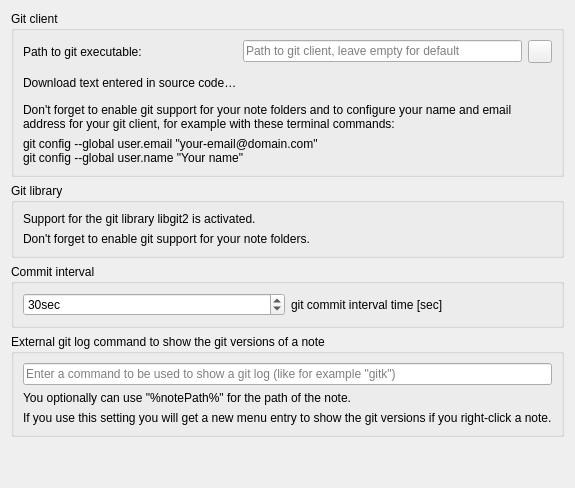
           <widget class="QWidget" name="gitPage">
            <layout class="QGridLayout" name="gridLayout_48">
             <item row="5" column="1">
              <spacer name="verticalSpacer_13">
               <property name="orientation">
                <enum>Qt::Vertical</enum>
               </property>
               <property name="sizeHint" stdset="0">
                <size>
                 <width>20</width>
                 <height>40</height>
                </size>
               </property>
              </spacer>
             </item>
             <item row="3" column="1">
              <widget class="QGroupBox" name="groupBox_22">
               <property name="title">
                <string>Commit interval</string>
               </property>
               <layout class="QHBoxLayout" name="horizontalLayout_9">
                <item>
                 <widget class="QSpinBox" name="gitCommitIntervalTime">
                  <property name="suffix">
                   <string extracomment="seconds">sec</string>
                  </property>
                  <property name="minimum">
                   <number>1</number>
                  </property>
                  <property name="maximum">
                   <number>9999999</number>
                  </property>
                  <property name="value">
                   <number>30</number>
                  </property>
                 </widget>
                </item>
                <item>
                 <widget class="QLabel" name="gitCommitIntervalTimeLabel">
                  <property name="toolTip">
                   <string>You might run into sync troubles with older versions of ownCloud sync when going far below 10 sec.
Just test yourself if you get sync conflicts and set a higher value if so.</string>
                  </property>
                  <property name="text">
                   <string>git commit interval time [sec]</string>
                  </property>
                 </widget>
                </item>
               </layout>
              </widget>
             </item>
             <item row="4" column="1">
              <widget class="QGroupBox" name="groupBox_23">
               <property name="title">
                <string>External git log command to show the git versions of a note</string>
               </property>
               <layout class="QGridLayout" name="gridLayout_50">
                <item row="0" column="0">
                 <widget class="QLineEdit" name="gitLogCommandLineEdit">
                  <property name="placeholderText">
                   <string extracomment="Please don't translate &quot;%notePath%&quot;">Enter a command to be used to show a git log (like for example &quot;gitk&quot;)</string>
                  </property>
                  <property name="clearButtonEnabled">
                   <bool>true</bool>
                  </property>
                 </widget>
                </item>
                <item row="1" column="0">
                 <widget class="QLabel" name="label_25">
                  <property name="text">
                   <string extracomment="Please don't translate &quot;%notePath%&quot;">You optionally can use &quot;%notePath%&quot; for the path of the note.</string>
                  </property>
                  <property name="textInteractionFlags">
                   <set>Qt::TextInteractionFlag::LinksAccessibleByMouse|Qt::TextInteractionFlag::TextSelectableByKeyboard|Qt::TextInteractionFlag::TextSelectableByMouse</set>
                  </property>
                 </widget>
                </item>
                <item row="2" column="0">
                 <widget class="QLabel" name="label_27">
                  <property name="text">
                   <string extracomment="Please don't translate &quot;%notePath%&quot;">If you use this setting you will get a new menu entry to show the git versions if you right-click a note.</string>
                  </property>
                  <property name="textInteractionFlags">
                   <set>Qt::TextInteractionFlag::LinksAccessibleByMouse|Qt::TextInteractionFlag::TextSelectableByKeyboard|Qt::TextInteractionFlag::TextSelectableByMouse</set>
                  </property>
                 </widget>
                </item>
               </layout>
              </widget>
             </item>
             <item row="0" column="1" rowspan="2">
              <widget class="QGroupBox" name="gitClientGroupBox">
               <property name="title">
                <string>Git client</string>
               </property>
               <layout class="QGridLayout" name="gridLayout_51">
                <item row="0" column="1">
                 <widget class="QLineEdit" name="gitPathLineEdit">
                  <property name="placeholderText">
                   <string>Path to git client, leave empty for default</string>
                  </property>
                  <property name="clearButtonEnabled">
                   <bool>true</bool>
                  </property>
                 </widget>
                </item>
                <item row="0" column="0">
                 <widget class="QLabel" name="label_23">
                  <property name="text">
                   <string>Path to git executable:</string>
                  </property>
                  <property name="textFormat">
                   <enum>Qt::TextFormat::AutoText</enum>
                  </property>
                 </widget>
                </item>
                <item row="0" column="2">
                 <widget class="QToolButton" name="setGitPathToolButton">
                  <property name="toolTip">
                   <string>Select the path of the git binary</string>
                  </property>
                  <property name="text">
                   <string/>
                  </property>
                  <property name="icon">
                   <iconset theme="document-open" resource="../breeze-qownnotes.qrc">
                    <normaloff>:/icons/breeze-qownnotes/16x16/document-open.svg</normaloff>:/icons/breeze-qownnotes/16x16/document-open.svg</iconset>
                  </property>
                 </widget>
                </item>
                <item row="3" column="0" colspan="2">
                 <widget class="Label" name="label_24">
                  <property name="text">
                   <string notr="true">git config --global user.email &quot;your-email@domain.com&quot;
git config --global user.name &quot;Your name&quot;</string>
                  </property>
                  <property name="wordWrap">
                   <bool>true</bool>
                  </property>
                  <property name="textInteractionFlags">
                   <set>Qt::TextInteractionFlag::LinksAccessibleByMouse|Qt::TextInteractionFlag::TextSelectableByKeyboard|Qt::TextInteractionFlag::TextSelectableByMouse</set>
                  </property>
                 </widget>
                </item>
                <item row="2" column="0" colspan="3">
                 <widget class="Label" name="label_6">
                  <property name="text">
                   <string>Don't forget to enable git support for your note folders and to configure your name and email address for your git client, for example with these terminal commands:</string>
                  </property>
                  <property name="wordWrap">
                   <bool>true</bool>
                  </property>
                 </widget>
                </item>
                <item row="1" column="0">
                 <widget class="Label" name="gitDownloadLabel">
                  <property name="text">
                   <string notr="true">&lt;html&gt;&lt;head/&gt;&lt;body&gt;&lt;p&gt;Download text entered in source code…&lt;/p&gt;&lt;/body&gt;&lt;/html&gt;</string>
                  </property>
                  <property name="textFormat">
                   <enum>Qt::TextFormat::RichText</enum>
                  </property>
                  <property name="openExternalLinks">
                   <bool>true</bool>
                  </property>
                 </widget>
                </item>
               </layout>
              </widget>
             </item>
             <item row="2" column="1">
              <widget class="QGroupBox" name="gitLibraryGroupBox">
               <property name="title">
                <string>Git library</string>
               </property>
               <layout class="QGridLayout" name="gridLayout_90">
                <item row="0" column="0">
                 <widget class="QLabel" name="label_39">
                  <property name="text">
                   <string>Support for the git library libgit2 is activated.</string>
                  </property>
                 </widget>
                </item>
                <item row="1" column="0">
                 <widget class="QLabel" name="label_40">
                  <property name="text">
                   <string>Don't forget to enable git support for your note folders.</string>
                  </property>
                 </widget>
                </item>
               </layout>
              </widget>
             </item>
            </layout>
           </widget>
